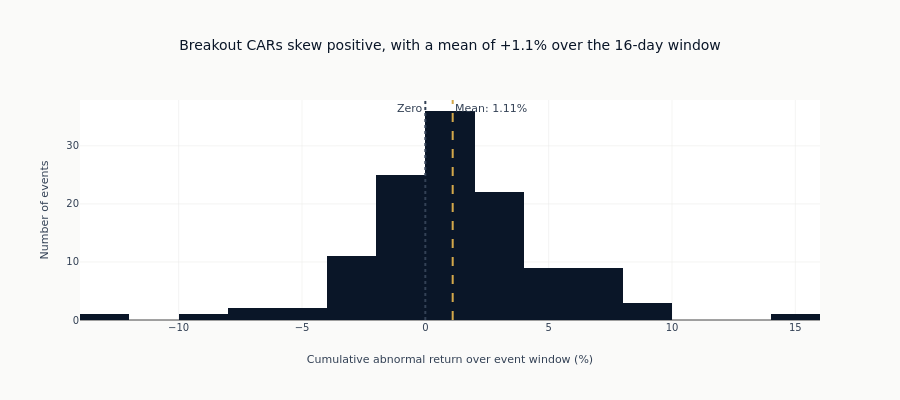

The cell this chart's notebook holds for it:
### Markdown cell above
## 5. CAR Distribution

Examining the distribution of individual event CARs reveals whether the
aggregate effect is driven by many small effects or few large ones.

### Code cell
if len(result["event_cars"]) > 0:
    cars = result["event_cars"]["car"].to_numpy() * 100

    fig = go.Figure()

    fig.add_trace(
        go.Histogram(
            x=cars,
            nbinsx=25,
            marker_color=COLORS["blue"],
            name="CAR distribution",
        )
    )

    # Zero reference and mean (mean highlighted in amber)
    fig.add_vline(
        x=0,
        line_dash="dot",
        line_color=COLORS["neutral"],
        annotation_text="Zero",
        annotation_position="top left",
    )
    fig.add_vline(
        x=float(np.mean(cars)),
        line_dash="dash",
        line_color=COLORS["amber"],
        annotation_text=f"Mean: {np.mean(cars):.2f}%",
        annotation_position="top right",
    )

    fig.update_layout(
        title="Breakout CARs skew positive, with a mean of +1.1% over the 16-day window",
        xaxis_title="Cumulative abnormal return over event window (%)",
        yaxis_title="Number of events",
        height=400,
    )

    fig.show()

    # Statistical test: Mean CAR = 0
    t_stat, p_value = stats.ttest_1samp(cars, 0)

    print("\nStatistical Test (H0: Mean CAR = 0):")
    print(f"  Mean CAR: {np.mean(cars):.2f}%")
    print(f"  Median CAR: {np.median(cars):.2f}%")
    print(f"  T-statistic: {t_stat:.2f}")
    print(f"  P-value: {p_value:.4f}")
    print(f"  Significant at 5%: {'Yes' if p_value < 0.05 else 'No'}")

### Figure 1 — Plotly figure (JSON) as saved in the notebook; plotly's stock layout.template omitted (floating-point values rounded to 4 significant figures)
{"data": [{"marker": {"color": "#0a1628"}, "name": "CAR distribution", "nbinsx": 25, "type": "histogram", "x": [7.976, 0.4072, 0.5141, 0.711, 5.115, 1.547, -0.9512, 7.804, -3.13, 6.207, 1.692, 1.203, -2.619, -0.9977, 7.564, 2.34, -3.477, 2.8, 0.6115, 6.664, -6.936, -1.723, 3.289, 2.677, 3.378, 2.887, 6.954, -2.449, 2.769, 0.5708, 8.268, 3.696, 0.3042, 5.807, -0.2316, 2.162, -0.3452, 2.616, 7.478, -3.998, 2.539, 4.702, -12.18, -1.026, 2.062, 0.2187, 4.224, 5.448, 1.442, -8.121, 4.645, 5.391, 14.07, -1.476, 9.066, 0.5911, 7.848, -0.5361, -0.6812, -0.7415, -2.45, 1.502, 1.068, 1.198, -1.552, 0.529, 0.6128, 2.251, -0.3787, -3.582, -4.081, -3.81, -6.018, -1.176, -4.493, 0.5605, 4.62, 0.07988, -1.185, 2.189, -1.495, 1.346, 0.2489, -3.955, 5.256, -0.527, 2.084, -1.159, 0.137, -1.8, 1.053, 1.443, 0.6676, 0.3609, -3.653, 0.319, -0.03695, 2.523, 3.15, -0.3782, -1.474, 3.851, 9.946, 0.3016, 3.048, 6.461, 0.2229, -0.3841, 0.1315, 2.966, 0.771, -1.564, 0.1129, -3.918, 0.7676, 0.3317, -1.498, 2.615, 2.121, -0.1664, 1.352, 1.193]}], "layout": {"annotations": [{"showarrow": false, "text": "Zero", "x": 0, "xanchor": "right", "xref": "x", "y": 1, "yanchor": "top", "yref": "y domain"}, {"showarrow": false, "text": "Mean: 1.11%", "x": 1.109, "xanchor": "left", "xref": "x", "y": 1, "yanchor": "top", "yref": "y domain"}], "height": 400, "shapes": [{"line": {"color": "#334155", "dash": "dot"}, "type": "line", "x0": 0, "x1": 0, "xref": "x", "y0": 0, "y1": 1, "yref": "y domain"}, {"line": {"color": "#D4A84B", "dash": "dash"}, "type": "line", "x0": 1.109, "x1": 1.109, "xref": "x", "y0": 0, "y1": 1, "yref": "y domain"}], "title": {"text": "Breakout CARs skew positive, with a mean of +1.1% over the 16-day window"}, "xaxis": {"title": {"text": "Cumulative abnormal return over event window (%)"}}, "yaxis": {"title": {"text": "Number of events"}}}}
